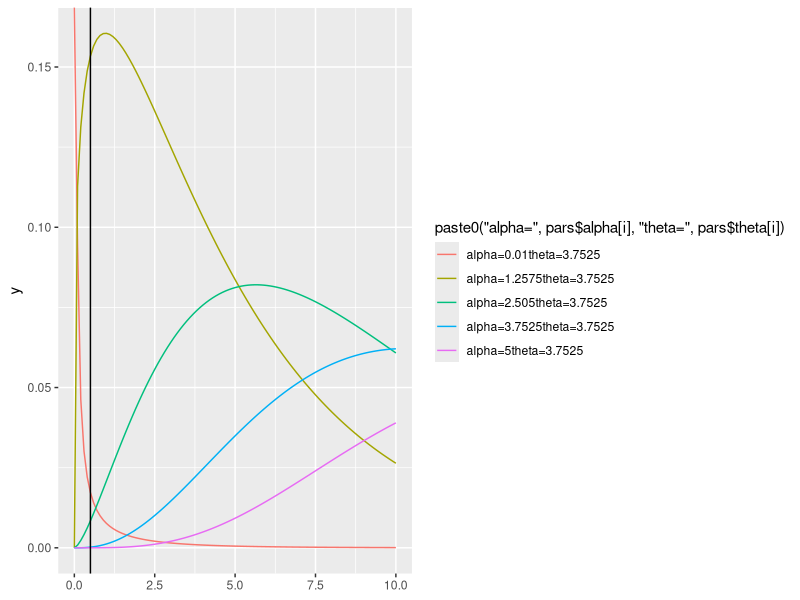

Generate this figure with R:
# Plot a bunch of gamma functions with the same mean but different alpha and theta values
library(ggplot2)

mean=1
alpha=c(0.01,1,1.01,1.5,2,5,10,100)
theta=mean/alpha

v_alpha=seq(from=0.01,to=5,length.out=5)
v_theta=seq(from=0.01,to=5,length.out=5)
pars <- expand.grid(v_alpha,v_theta)
colnames(pars)=c('alpha','theta')

pars <- subset(pars,theta==v_theta[4])

ggplot()+
  xlim(0,10*mean)+
  lapply(1:nrow(pars),function(i) geom_function(fun=dgamma,args=list(shape=pars$alpha[i],scale=pars$theta[i]),aes(color=paste0('alpha=',pars$alpha[i],'theta=',pars$theta[i]))))+
  geom_vline(aes(xintercept=0.5))
